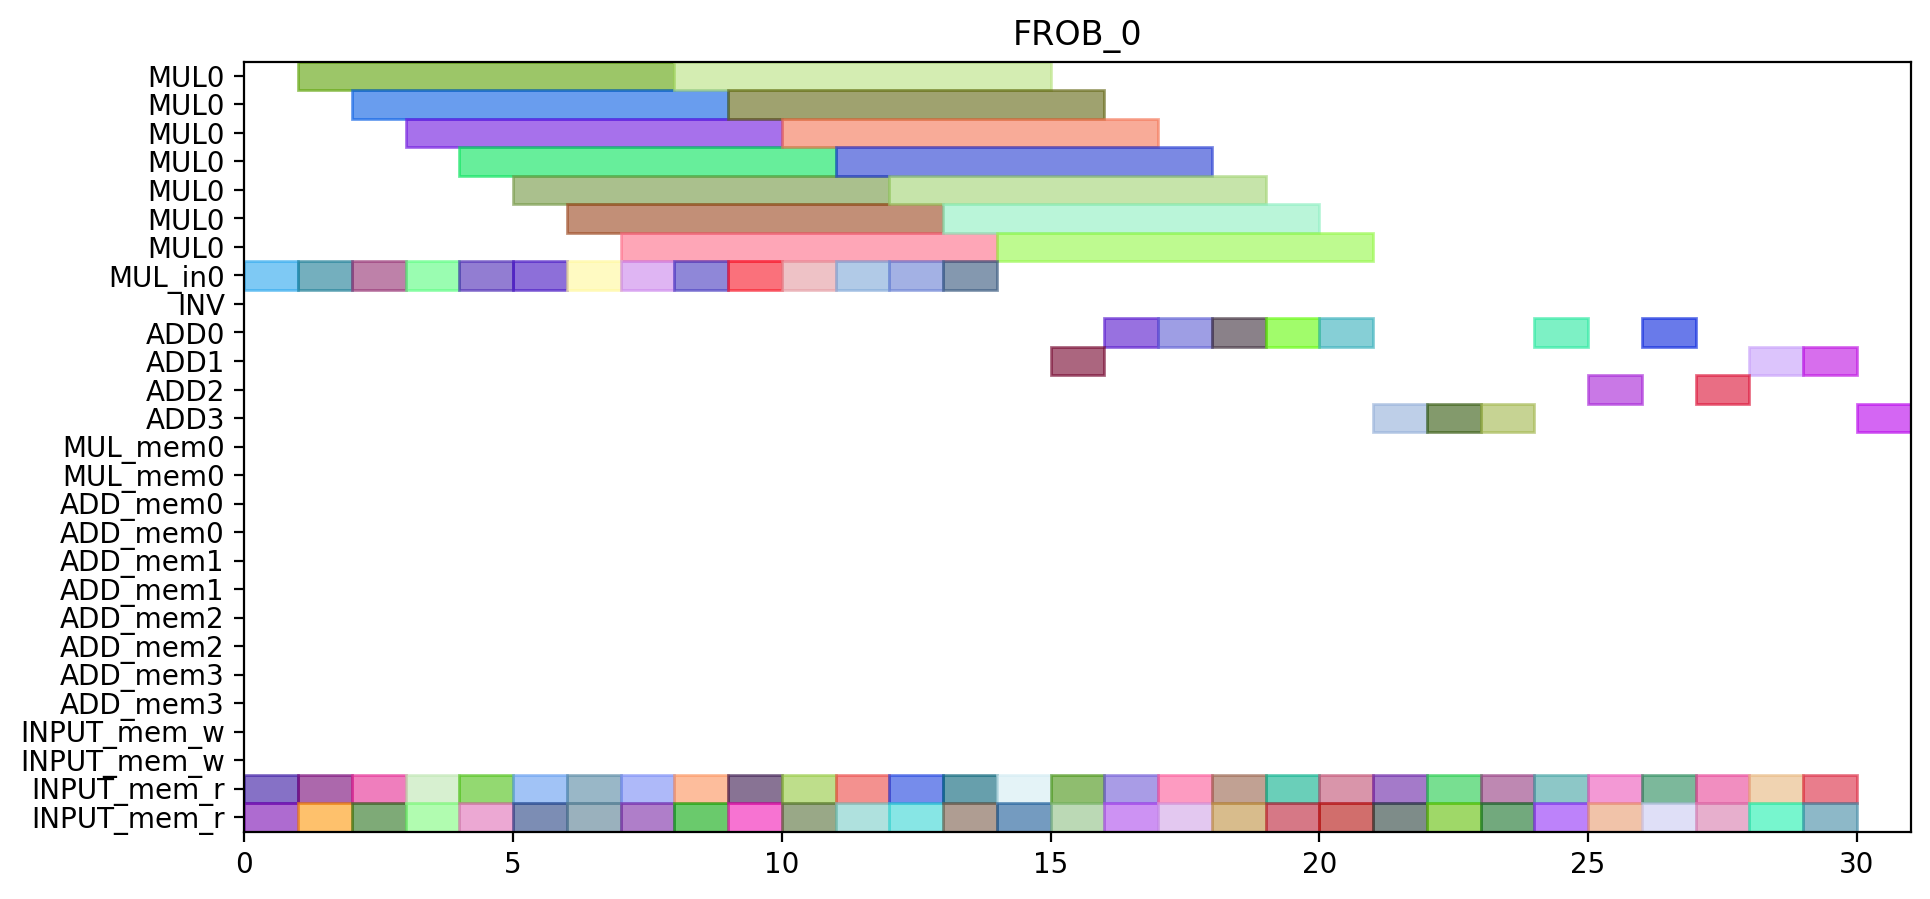

This figure's Python source:
from pyschedule import Scenario, solvers, plotters, alt


def solve():
	horizon = 121
	S = Scenario("FROB_0", horizon=horizon)

	# resource
	MUL = S.Resources('MUL', num=1, size=7)
	MUL_in = S.Resources('MUL_in', num=1)
	INV = S.Resource('INV')
	ADD = S.Resources('ADD', num=4, periods=range(1, horizon))
	MUL_mem = S.Resources('MUL_mem', num=1, size=2)
	ADD_mem = S.Resources('ADD_mem', num=4, size=2)
	INPUT_mem_w = S.Resource('INPUT_mem_w', size=2)
	INPUT_mem_r = S.Resource('INPUT_mem_r', size=2)

	# result of previous scheduling

	# new tasks
	c_f101_t0_in = S.Task('c_f101_t0_in', length=1, delay_cost=1)
	c_f101_t0_in += alt(MUL_in)
	c_f101_t0 = S.Task('c_f101_t0', length=7, delay_cost=1)
	c_f101_t0 += alt(MUL)
	S += c_f101_t0>=c_f101_t0_in

	c_f101_t0_mem0 = S.Task('c_f101_t0_mem0', length=1, delay_cost=1)
	c_f101_t0_mem0 += INPUT_mem_r
	S += c_f101_t0_mem0 <= c_f101_t0

	c_f101_t0_mem1 = S.Task('c_f101_t0_mem1', length=1, delay_cost=1)
	c_f101_t0_mem1 += INPUT_mem_r
	S += c_f101_t0_mem1 <= c_f101_t0

	c_f101_t1_in = S.Task('c_f101_t1_in', length=1, delay_cost=1)
	c_f101_t1_in += alt(MUL_in)
	c_f101_t1 = S.Task('c_f101_t1', length=7, delay_cost=1)
	c_f101_t1 += alt(MUL)
	S += c_f101_t1>=c_f101_t1_in

	c_f101_t1_mem0 = S.Task('c_f101_t1_mem0', length=1, delay_cost=1)
	c_f101_t1_mem0 += INPUT_mem_r
	S += c_f101_t1_mem0 <= c_f101_t1

	c_f101_t1_mem1 = S.Task('c_f101_t1_mem1', length=1, delay_cost=1)
	c_f101_t1_mem1 += INPUT_mem_r
	S += c_f101_t1_mem1 <= c_f101_t1

	c_f101_t2 = S.Task('c_f101_t2', length=1, delay_cost=1)
	c_f101_t2 += alt(ADD)

	c_f101_t2_mem0 = S.Task('c_f101_t2_mem0', length=1, delay_cost=1)
	c_f101_t2_mem0 += INPUT_mem_r
	S += c_f101_t2_mem0 <= c_f101_t2

	c_f101_t2_mem1 = S.Task('c_f101_t2_mem1', length=1, delay_cost=1)
	c_f101_t2_mem1 += INPUT_mem_r
	S += c_f101_t2_mem1 <= c_f101_t2

	c_f101_t3 = S.Task('c_f101_t3', length=1, delay_cost=1)
	c_f101_t3 += alt(ADD)

	c_f101_t3_mem0 = S.Task('c_f101_t3_mem0', length=1, delay_cost=1)
	c_f101_t3_mem0 += INPUT_mem_r
	S += c_f101_t3_mem0 <= c_f101_t3

	c_f101_t3_mem1 = S.Task('c_f101_t3_mem1', length=1, delay_cost=1)
	c_f101_t3_mem1 += INPUT_mem_r
	S += c_f101_t3_mem1 <= c_f101_t3

	c_f011_t0_in = S.Task('c_f011_t0_in', length=1, delay_cost=1)
	c_f011_t0_in += alt(MUL_in)
	c_f011_t0 = S.Task('c_f011_t0', length=7, delay_cost=1)
	c_f011_t0 += alt(MUL)
	S += c_f011_t0>=c_f011_t0_in

	c_f011_t0_mem0 = S.Task('c_f011_t0_mem0', length=1, delay_cost=1)
	c_f011_t0_mem0 += INPUT_mem_r
	S += c_f011_t0_mem0 <= c_f011_t0

	c_f011_t0_mem1 = S.Task('c_f011_t0_mem1', length=1, delay_cost=1)
	c_f011_t0_mem1 += INPUT_mem_r
	S += c_f011_t0_mem1 <= c_f011_t0

	c_f011_t1_in = S.Task('c_f011_t1_in', length=1, delay_cost=1)
	c_f011_t1_in += alt(MUL_in)
	c_f011_t1 = S.Task('c_f011_t1', length=7, delay_cost=1)
	c_f011_t1 += alt(MUL)
	S += c_f011_t1>=c_f011_t1_in

	c_f011_t1_mem0 = S.Task('c_f011_t1_mem0', length=1, delay_cost=1)
	c_f011_t1_mem0 += INPUT_mem_r
	S += c_f011_t1_mem0 <= c_f011_t1

	c_f011_t1_mem1 = S.Task('c_f011_t1_mem1', length=1, delay_cost=1)
	c_f011_t1_mem1 += INPUT_mem_r
	S += c_f011_t1_mem1 <= c_f011_t1

	c_f011_t2 = S.Task('c_f011_t2', length=1, delay_cost=1)
	c_f011_t2 += alt(ADD)

	c_f011_t2_mem0 = S.Task('c_f011_t2_mem0', length=1, delay_cost=1)
	c_f011_t2_mem0 += INPUT_mem_r
	S += c_f011_t2_mem0 <= c_f011_t2

	c_f011_t2_mem1 = S.Task('c_f011_t2_mem1', length=1, delay_cost=1)
	c_f011_t2_mem1 += INPUT_mem_r
	S += c_f011_t2_mem1 <= c_f011_t2

	c_f011_t3 = S.Task('c_f011_t3', length=1, delay_cost=1)
	c_f011_t3 += alt(ADD)

	c_f011_t3_mem0 = S.Task('c_f011_t3_mem0', length=1, delay_cost=1)
	c_f011_t3_mem0 += INPUT_mem_r
	S += c_f011_t3_mem0 <= c_f011_t3

	c_f011_t3_mem1 = S.Task('c_f011_t3_mem1', length=1, delay_cost=1)
	c_f011_t3_mem1 += INPUT_mem_r
	S += c_f011_t3_mem1 <= c_f011_t3

	c_f111_t0_in = S.Task('c_f111_t0_in', length=1, delay_cost=1)
	c_f111_t0_in += alt(MUL_in)
	c_f111_t0 = S.Task('c_f111_t0', length=7, delay_cost=1)
	c_f111_t0 += alt(MUL)
	S += c_f111_t0>=c_f111_t0_in

	c_f111_t0_mem0 = S.Task('c_f111_t0_mem0', length=1, delay_cost=1)
	c_f111_t0_mem0 += INPUT_mem_r
	S += c_f111_t0_mem0 <= c_f111_t0

	c_f111_t0_mem1 = S.Task('c_f111_t0_mem1', length=1, delay_cost=1)
	c_f111_t0_mem1 += INPUT_mem_r
	S += c_f111_t0_mem1 <= c_f111_t0

	c_f111_t1_in = S.Task('c_f111_t1_in', length=1, delay_cost=1)
	c_f111_t1_in += alt(MUL_in)
	c_f111_t1 = S.Task('c_f111_t1', length=7, delay_cost=1)
	c_f111_t1 += alt(MUL)
	S += c_f111_t1>=c_f111_t1_in

	c_f111_t1_mem0 = S.Task('c_f111_t1_mem0', length=1, delay_cost=1)
	c_f111_t1_mem0 += INPUT_mem_r
	S += c_f111_t1_mem0 <= c_f111_t1

	c_f111_t1_mem1 = S.Task('c_f111_t1_mem1', length=1, delay_cost=1)
	c_f111_t1_mem1 += INPUT_mem_r
	S += c_f111_t1_mem1 <= c_f111_t1

	c_f111_t2 = S.Task('c_f111_t2', length=1, delay_cost=1)
	c_f111_t2 += alt(ADD)

	c_f111_t2_mem0 = S.Task('c_f111_t2_mem0', length=1, delay_cost=1)
	c_f111_t2_mem0 += INPUT_mem_r
	S += c_f111_t2_mem0 <= c_f111_t2

	c_f111_t2_mem1 = S.Task('c_f111_t2_mem1', length=1, delay_cost=1)
	c_f111_t2_mem1 += INPUT_mem_r
	S += c_f111_t2_mem1 <= c_f111_t2

	c_f111_t3 = S.Task('c_f111_t3', length=1, delay_cost=1)
	c_f111_t3 += alt(ADD)

	c_f111_t3_mem0 = S.Task('c_f111_t3_mem0', length=1, delay_cost=1)
	c_f111_t3_mem0 += INPUT_mem_r
	S += c_f111_t3_mem0 <= c_f111_t3

	c_f111_t3_mem1 = S.Task('c_f111_t3_mem1', length=1, delay_cost=1)
	c_f111_t3_mem1 += INPUT_mem_r
	S += c_f111_t3_mem1 <= c_f111_t3

	c_f021_t0_in = S.Task('c_f021_t0_in', length=1, delay_cost=1)
	c_f021_t0_in += alt(MUL_in)
	c_f021_t0 = S.Task('c_f021_t0', length=7, delay_cost=1)
	c_f021_t0 += alt(MUL)
	S += c_f021_t0>=c_f021_t0_in

	c_f021_t0_mem0 = S.Task('c_f021_t0_mem0', length=1, delay_cost=1)
	c_f021_t0_mem0 += INPUT_mem_r
	S += c_f021_t0_mem0 <= c_f021_t0

	c_f021_t0_mem1 = S.Task('c_f021_t0_mem1', length=1, delay_cost=1)
	c_f021_t0_mem1 += INPUT_mem_r
	S += c_f021_t0_mem1 <= c_f021_t0

	c_f021_t1_in = S.Task('c_f021_t1_in', length=1, delay_cost=1)
	c_f021_t1_in += alt(MUL_in)
	c_f021_t1 = S.Task('c_f021_t1', length=7, delay_cost=1)
	c_f021_t1 += alt(MUL)
	S += c_f021_t1>=c_f021_t1_in

	c_f021_t1_mem0 = S.Task('c_f021_t1_mem0', length=1, delay_cost=1)
	c_f021_t1_mem0 += INPUT_mem_r
	S += c_f021_t1_mem0 <= c_f021_t1

	c_f021_t1_mem1 = S.Task('c_f021_t1_mem1', length=1, delay_cost=1)
	c_f021_t1_mem1 += INPUT_mem_r
	S += c_f021_t1_mem1 <= c_f021_t1

	c_f021_t2 = S.Task('c_f021_t2', length=1, delay_cost=1)
	c_f021_t2 += alt(ADD)

	c_f021_t2_mem0 = S.Task('c_f021_t2_mem0', length=1, delay_cost=1)
	c_f021_t2_mem0 += INPUT_mem_r
	S += c_f021_t2_mem0 <= c_f021_t2

	c_f021_t2_mem1 = S.Task('c_f021_t2_mem1', length=1, delay_cost=1)
	c_f021_t2_mem1 += INPUT_mem_r
	S += c_f021_t2_mem1 <= c_f021_t2

	c_f021_t3 = S.Task('c_f021_t3', length=1, delay_cost=1)
	c_f021_t3 += alt(ADD)

	c_f021_t3_mem0 = S.Task('c_f021_t3_mem0', length=1, delay_cost=1)
	c_f021_t3_mem0 += INPUT_mem_r
	S += c_f021_t3_mem0 <= c_f021_t3

	c_f021_t3_mem1 = S.Task('c_f021_t3_mem1', length=1, delay_cost=1)
	c_f021_t3_mem1 += INPUT_mem_r
	S += c_f021_t3_mem1 <= c_f021_t3

	c_f121_t0_in = S.Task('c_f121_t0_in', length=1, delay_cost=1)
	c_f121_t0_in += alt(MUL_in)
	c_f121_t0 = S.Task('c_f121_t0', length=7, delay_cost=1)
	c_f121_t0 += alt(MUL)
	S += c_f121_t0>=c_f121_t0_in

	c_f121_t0_mem0 = S.Task('c_f121_t0_mem0', length=1, delay_cost=1)
	c_f121_t0_mem0 += INPUT_mem_r
	S += c_f121_t0_mem0 <= c_f121_t0

	c_f121_t0_mem1 = S.Task('c_f121_t0_mem1', length=1, delay_cost=1)
	c_f121_t0_mem1 += INPUT_mem_r
	S += c_f121_t0_mem1 <= c_f121_t0

	c_f121_t1_in = S.Task('c_f121_t1_in', length=1, delay_cost=1)
	c_f121_t1_in += alt(MUL_in)
	c_f121_t1 = S.Task('c_f121_t1', length=7, delay_cost=1)
	c_f121_t1 += alt(MUL)
	S += c_f121_t1>=c_f121_t1_in

	c_f121_t1_mem0 = S.Task('c_f121_t1_mem0', length=1, delay_cost=1)
	c_f121_t1_mem0 += INPUT_mem_r
	S += c_f121_t1_mem0 <= c_f121_t1

	c_f121_t1_mem1 = S.Task('c_f121_t1_mem1', length=1, delay_cost=1)
	c_f121_t1_mem1 += INPUT_mem_r
	S += c_f121_t1_mem1 <= c_f121_t1

	c_f121_t2 = S.Task('c_f121_t2', length=1, delay_cost=1)
	c_f121_t2 += alt(ADD)

	c_f121_t2_mem0 = S.Task('c_f121_t2_mem0', length=1, delay_cost=1)
	c_f121_t2_mem0 += INPUT_mem_r
	S += c_f121_t2_mem0 <= c_f121_t2

	c_f121_t2_mem1 = S.Task('c_f121_t2_mem1', length=1, delay_cost=1)
	c_f121_t2_mem1 += INPUT_mem_r
	S += c_f121_t2_mem1 <= c_f121_t2

	c_f121_t3 = S.Task('c_f121_t3', length=1, delay_cost=1)
	c_f121_t3 += alt(ADD)

	c_f121_t3_mem0 = S.Task('c_f121_t3_mem0', length=1, delay_cost=1)
	c_f121_t3_mem0 += INPUT_mem_r
	S += c_f121_t3_mem0 <= c_f121_t3

	c_f121_t3_mem1 = S.Task('c_f121_t3_mem1', length=1, delay_cost=1)
	c_f121_t3_mem1 += INPUT_mem_r
	S += c_f121_t3_mem1 <= c_f121_t3

	c001_t0_in = S.Task('c001_t0_in', length=1, delay_cost=1)
	c001_t0_in += alt(MUL_in)
	c001_t0 = S.Task('c001_t0', length=7, delay_cost=1)
	c001_t0 += alt(MUL)
	S += c001_t0>=c001_t0_in

	c001_t0_mem0 = S.Task('c001_t0_mem0', length=1, delay_cost=1)
	c001_t0_mem0 += INPUT_mem_r
	S += c001_t0_mem0 <= c001_t0

	c001_t0_mem1 = S.Task('c001_t0_mem1', length=1, delay_cost=1)
	c001_t0_mem1 += INPUT_mem_r
	S += c001_t0_mem1 <= c001_t0

	c001_t1_in = S.Task('c001_t1_in', length=1, delay_cost=1)
	c001_t1_in += alt(MUL_in)
	c001_t1 = S.Task('c001_t1', length=7, delay_cost=1)
	c001_t1 += alt(MUL)
	S += c001_t1>=c001_t1_in

	c001_t1_mem0 = S.Task('c001_t1_mem0', length=1, delay_cost=1)
	c001_t1_mem0 += INPUT_mem_r
	S += c001_t1_mem0 <= c001_t1

	c001_t1_mem1 = S.Task('c001_t1_mem1', length=1, delay_cost=1)
	c001_t1_mem1 += INPUT_mem_r
	S += c001_t1_mem1 <= c001_t1

	c001_t2 = S.Task('c001_t2', length=1, delay_cost=1)
	c001_t2 += alt(ADD)

	c001_t2_mem0 = S.Task('c001_t2_mem0', length=1, delay_cost=1)
	c001_t2_mem0 += INPUT_mem_r
	S += c001_t2_mem0 <= c001_t2

	c001_t2_mem1 = S.Task('c001_t2_mem1', length=1, delay_cost=1)
	c001_t2_mem1 += INPUT_mem_r
	S += c001_t2_mem1 <= c001_t2

	c001_t3 = S.Task('c001_t3', length=1, delay_cost=1)
	c001_t3 += alt(ADD)

	c001_t3_mem0 = S.Task('c001_t3_mem0', length=1, delay_cost=1)
	c001_t3_mem0 += INPUT_mem_r
	S += c001_t3_mem0 <= c001_t3

	c001_t3_mem1 = S.Task('c001_t3_mem1', length=1, delay_cost=1)
	c001_t3_mem1 += INPUT_mem_r
	S += c001_t3_mem1 <= c001_t3

	c10_t0_t0_in = S.Task('c10_t0_t0_in', length=1, delay_cost=1)
	c10_t0_t0_in += alt(MUL_in)
	c10_t0_t0 = S.Task('c10_t0_t0', length=7, delay_cost=1)
	c10_t0_t0 += alt(MUL)
	S += c10_t0_t0>=c10_t0_t0_in

	c10_t0_t0_mem0 = S.Task('c10_t0_t0_mem0', length=1, delay_cost=1)
	c10_t0_t0_mem0 += INPUT_mem_r
	S += c10_t0_t0_mem0 <= c10_t0_t0

	c10_t0_t0_mem1 = S.Task('c10_t0_t0_mem1', length=1, delay_cost=1)
	c10_t0_t0_mem1 += INPUT_mem_r
	S += c10_t0_t0_mem1 <= c10_t0_t0

	c10_t0_t1_in = S.Task('c10_t0_t1_in', length=1, delay_cost=1)
	c10_t0_t1_in += alt(MUL_in)
	c10_t0_t1 = S.Task('c10_t0_t1', length=7, delay_cost=1)
	c10_t0_t1 += alt(MUL)
	S += c10_t0_t1>=c10_t0_t1_in

	c10_t0_t1_mem0 = S.Task('c10_t0_t1_mem0', length=1, delay_cost=1)
	c10_t0_t1_mem0 += INPUT_mem_r
	S += c10_t0_t1_mem0 <= c10_t0_t1

	c10_t0_t1_mem1 = S.Task('c10_t0_t1_mem1', length=1, delay_cost=1)
	c10_t0_t1_mem1 += INPUT_mem_r
	S += c10_t0_t1_mem1 <= c10_t0_t1

	c10_t0_t2 = S.Task('c10_t0_t2', length=1, delay_cost=1)
	c10_t0_t2 += alt(ADD)

	c10_t0_t2_mem0 = S.Task('c10_t0_t2_mem0', length=1, delay_cost=1)
	c10_t0_t2_mem0 += INPUT_mem_r
	S += c10_t0_t2_mem0 <= c10_t0_t2

	c10_t0_t2_mem1 = S.Task('c10_t0_t2_mem1', length=1, delay_cost=1)
	c10_t0_t2_mem1 += INPUT_mem_r
	S += c10_t0_t2_mem1 <= c10_t0_t2

	c10_t0_t3 = S.Task('c10_t0_t3', length=1, delay_cost=1)
	c10_t0_t3 += alt(ADD)

	c10_t0_t3_mem0 = S.Task('c10_t0_t3_mem0', length=1, delay_cost=1)
	c10_t0_t3_mem0 += INPUT_mem_r
	S += c10_t0_t3_mem0 <= c10_t0_t3

	c10_t0_t3_mem1 = S.Task('c10_t0_t3_mem1', length=1, delay_cost=1)
	c10_t0_t3_mem1 += INPUT_mem_r
	S += c10_t0_t3_mem1 <= c10_t0_t3

	c10_t1_t3 = S.Task('c10_t1_t3', length=1, delay_cost=1)
	c10_t1_t3 += alt(ADD)

	c10_t1_t3_mem0 = S.Task('c10_t1_t3_mem0', length=1, delay_cost=1)
	c10_t1_t3_mem0 += INPUT_mem_r
	S += c10_t1_t3_mem0 <= c10_t1_t3

	c10_t1_t3_mem1 = S.Task('c10_t1_t3_mem1', length=1, delay_cost=1)
	c10_t1_t3_mem1 += INPUT_mem_r
	S += c10_t1_t3_mem1 <= c10_t1_t3

	c10_t30 = S.Task('c10_t30', length=1, delay_cost=1)
	c10_t30 += alt(ADD)

	c10_t30_mem0 = S.Task('c10_t30_mem0', length=1, delay_cost=1)
	c10_t30_mem0 += INPUT_mem_r
	S += c10_t30_mem0 <= c10_t30

	c10_t30_mem1 = S.Task('c10_t30_mem1', length=1, delay_cost=1)
	c10_t30_mem1 += INPUT_mem_r
	S += c10_t30_mem1 <= c10_t30

	solvers.mip.solve(S,msg=1,kind='CPLEX',ratio_gap=1.01)

	solution = [['hoge']*len(S.solution()[1]) for i in range(len(S.solution()))]
	for i in range(len(S.solution())):
		for j in range(len(S.solution()[i])):
			solution[i][j]=str(S.solution()[i][j])
	print(solution)

	cycles = int(solution[-1][3])

	pic_file_name = "/mnt/rose/usr1/fukuda/pairing_automation_design2/bls24-1032/scheduling/FROB_mul1_add4/FROB_0.png"
	if(S.solution() != []):
		plotters.matplotlib.plot(S,img_filename=pic_file_name, vertical_text=True, fig_size=(cycles*0.25+3, 5), show_task_labels=False)

	return solution
